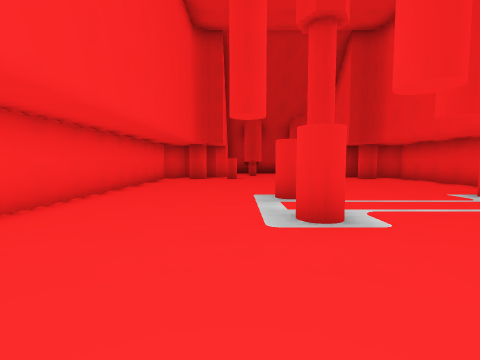
View 1 (above)

13 first-person views from a walk through a Godot game level. The camera is 1.5 m above the floor, tilts 4° down and sees 85° across. The floor is counted in squares, 2 m on a side. Each view is taken from the middle of a square. On the plan, view 1 faces up. The plan holds only what a view shows up to about 9 squares ahead; the rest is blank.

View 2
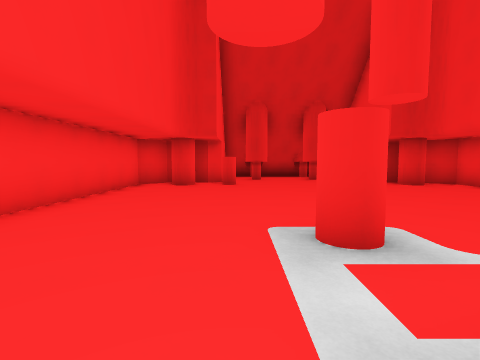

View 3
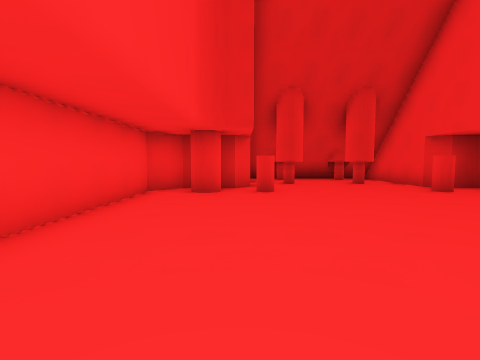

View 4
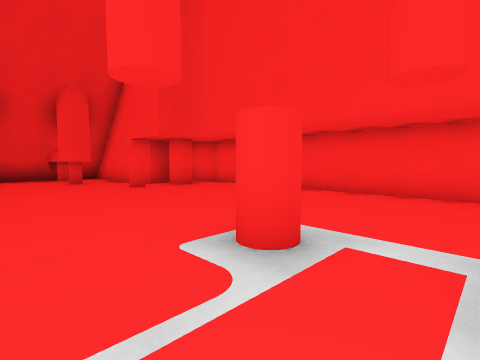

View 5
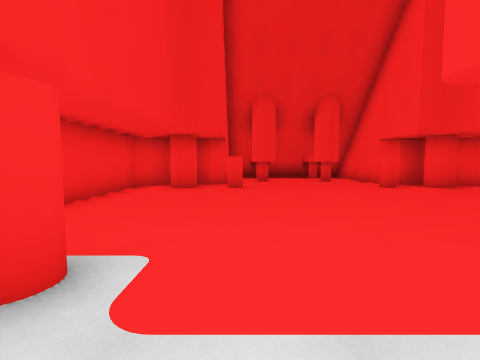

View 6
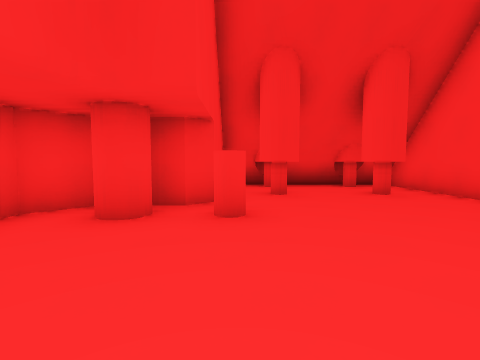

View 7
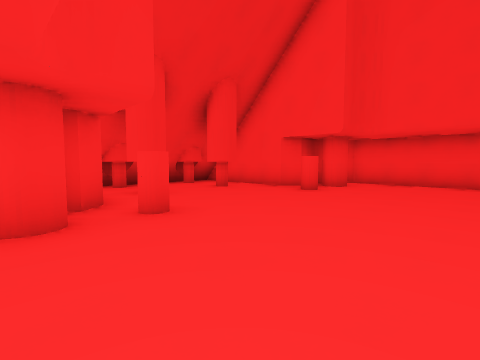

View 8
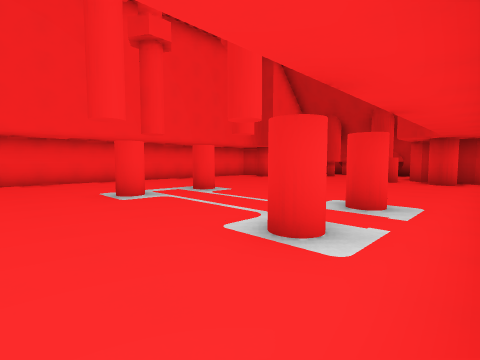

View 9
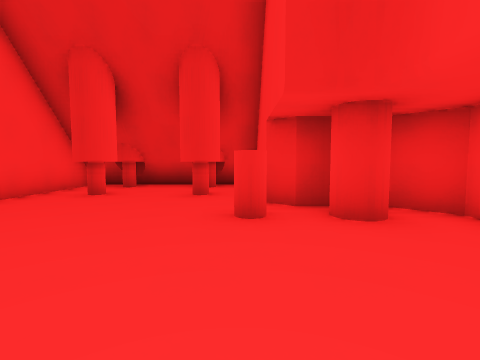

View 10
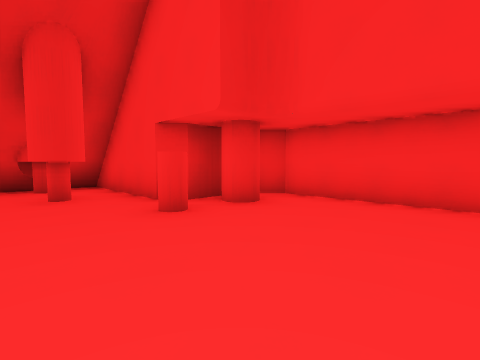

View 11
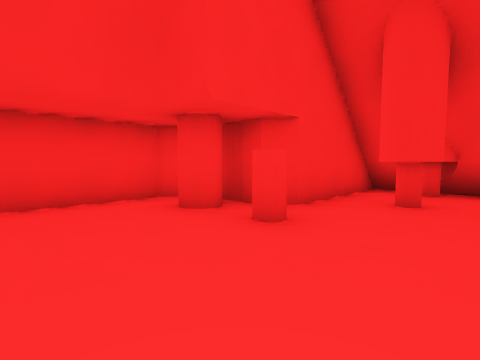

View 12
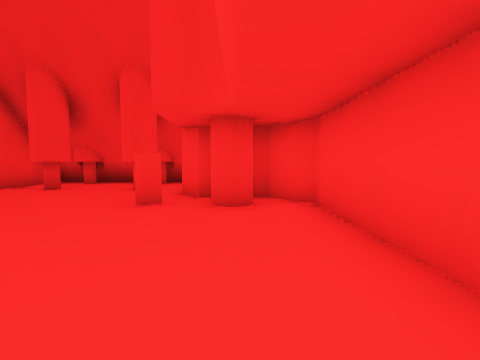

View 13
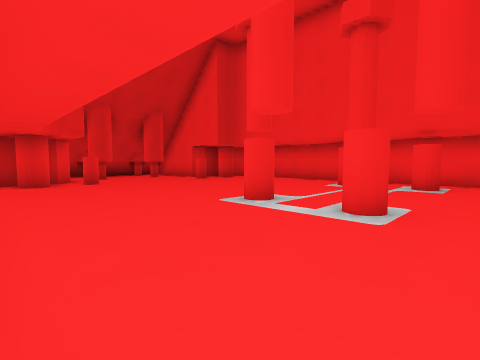

### Floor plan
Key: @ floor where view 1 was taken; # wall or solid block; . floor; v drop or lower ground.
Columns run from 4 left of view 1 to 7 right of it. Each row starts with its distance up from view 1.
 16    #######
 15    #.....#
 14    #.#.#.#
 13  ###.....###
 12 ##v.#.....v#
 11 #.......#...
 10 #...........
  9 #...........
  8 #...........
  7 #...........
  6 #...........
  5 #....#...#..
  4 #...........
  3 #....#...#..
  2 #...........
  1 #...........
  0 #...@.......
 -1 #...........
 -2 #...........
 -3 ###.#...#.##
 -4   ##.....##
 -5    #.#.#.#
 -6    #.....#
 -7    #######

Where each view was taken, in squares from view 1:
view 1: 0 up, 0 right, facing up
view 2: 3 up, 0 right, facing up
view 3: 5 up, 1 left, facing up
view 4: 5 up, 3 right, facing down-left
view 5: 5 up, 4 right, facing down
view 6: 1 up, 4 right, facing down
view 7: 1 up, 6 right, facing down-left
view 8: 1 up, 7 right, facing up-left
view 9: 8 up, 4 right, facing up
view 10: 8 up, 2 right, facing up-right
view 11: 0 up, 2 right, facing down-right
view 12: 2 up, 2 left, facing down
view 13: 2 up, 3 left, facing up-right
